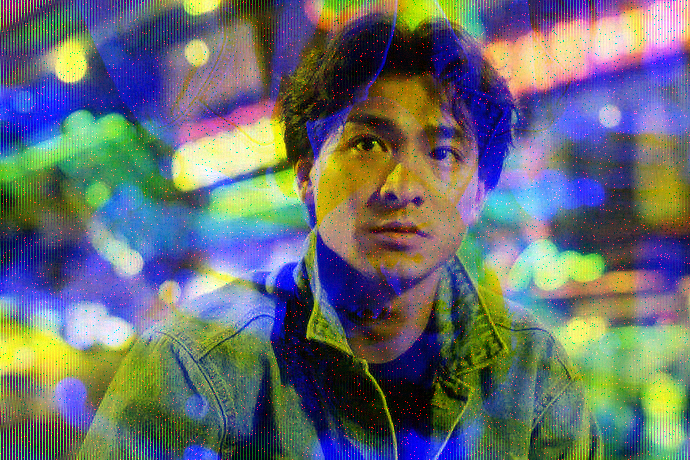
%> input picture lab4/刘德华-龙在江湖.tif, 690 x 460 px
$ octave lab4_a3.m   (GNU Octave 9; MATLAB toolbox functions it lacks are replaced by stand-ins)
%> lines starting %> are read from the running program, lines starting %| are printed output that depends on the picture
%判断R通道噪声种类，设计选择合适的空间滤波器进行R通道图像复原，并显示复原结果
%判断G通道噪声种类，设计选择合适的频域滤波器进行G通道图像复原，并显示复原结果

%R通道为椒盐噪声，用中值滤波器
imag=imread('刘德华-龙在江湖.tif');
%> imag is the input picture: size 460x690x3 uint8; mean R, G, B 103.2, 109.7, 112.5
R=imag(:,:,1);%取R通道
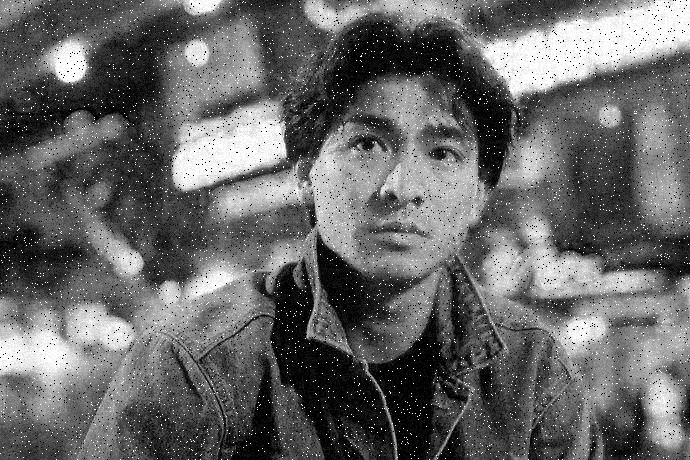
%> R: size 460x690 uint8; min 0, max 255, mean 103.2
figure;imshow(R);title('R通道原图');
R_2=medfilt2(R,[3,3]);%中值滤波
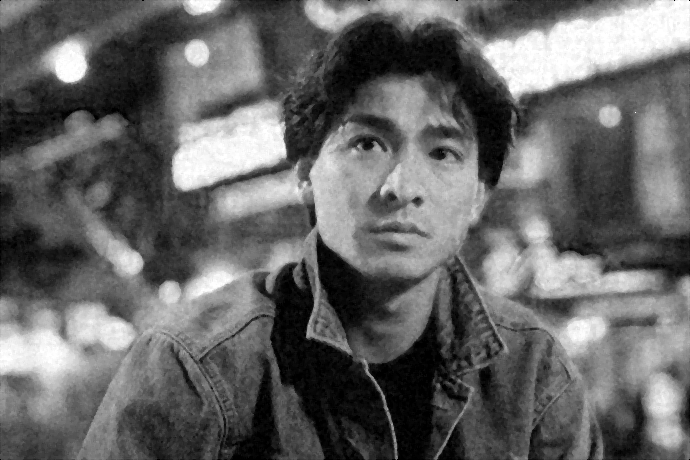
%> R_2: size 460x690 uint8; min 0, max 255, mean 102.1
figure;imshow(R_2);title('中值滤波后的图像');

%G通道为单频周期噪声，使用带阻滤波器
G=imag(:,:,2);
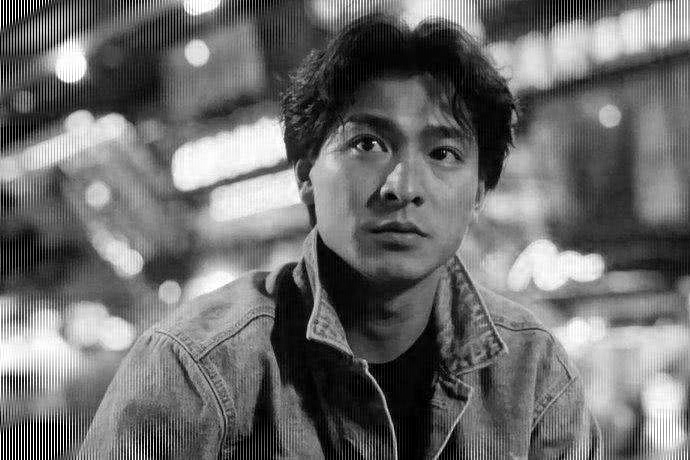
%> G: size 460x690 uint8; min 0, max 255, mean 109.7
figure;imshow(G),title('G通道原图');
F=fftshift(fft2(G));%转化到频域处理
figure,imshow(log(abs(F)+1),[]),title('频域图像');
%> after `imshow(log(abs(F)+1),[])`:
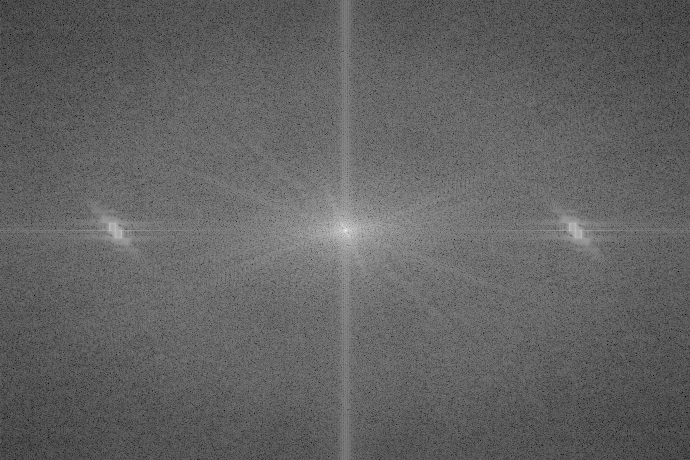
%> displayed picture: size 460x690, on the screen's scale of 0 to 255; min 0, max 255, mean 98.4
[m,n]=size(F);
%> m = 460; n = 690
u=0:m-1;v=0:n-1;
%> after `u=0:m-1`: u = 460 values from 0 to 459
%> after `v=0:n-1`: v = 690 values from 0 to 689
[V,U]=meshgrid(v,u);
D0=100;%截止半径
n=5;%阶数
v0=115;v1=575;%噪声的位置
D1=abs(V-v0);
D2=abs(V-v1);
H=1./(1+(D0^2./(D1.*D2)).^n);%构建带阻滤波器
G=F.*H;%输入图像
figure;imshow(log(abs(G)+1),[]),title('滤波后的频域图像');
%> after `imshow(log(abs(G)+1),[])`:
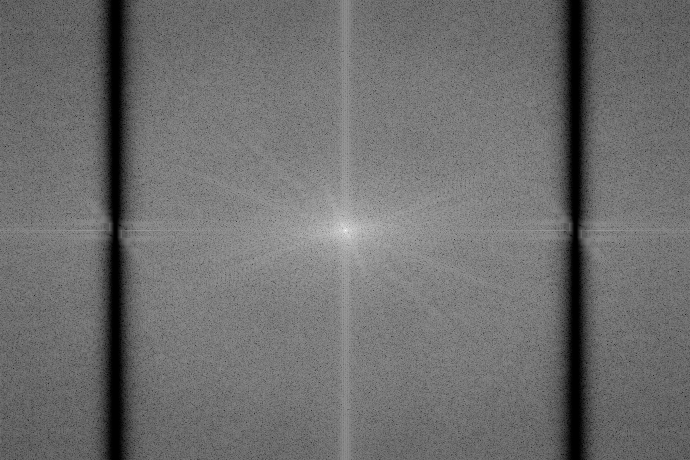
%> displayed picture: size 460x690, on the screen's scale of 0 to 255; min 0, max 255, mean 110.2
G_2=real(ifft2(ifftshift(G)));%逆变换
figure;imshow(G_2,[]),title('带阻滤波后的图像');

$ run again, with lab4/刘德华-赌侠.jpg saved as lab4/刘德华-龙在江湖.tif
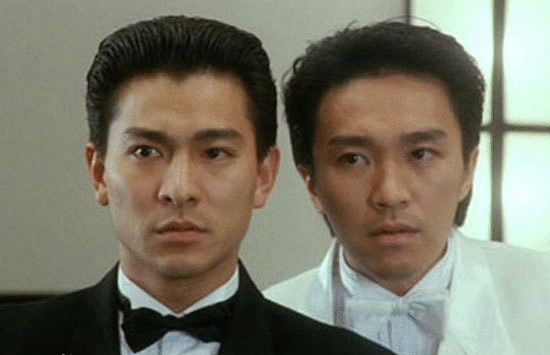
%> input picture lab4/刘德华-赌侠.jpg, 550 x 355 px
%> imag is the input picture: size 355x550x3 uint8; mean R, G, B 123.6, 120.6, 105.3
%> `G=imag(:,:,2);`:
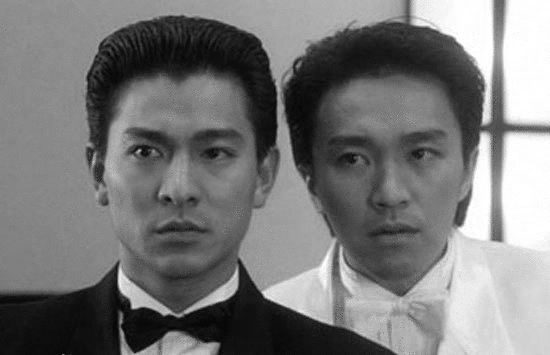
%> G: size 355x550 uint8; min 2, max 255, mean 120.6
%> `imshow(log(abs(G)+1),[])`:
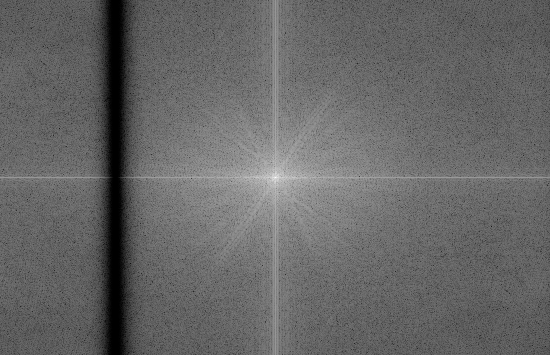
%> displayed picture: size 355x550, on the screen's scale of 0 to 255; min 0, max 255, mean 102.2

$ run again, with lab4/刘德华-长城.jpg saved as lab4/刘德华-龙在江湖.tif
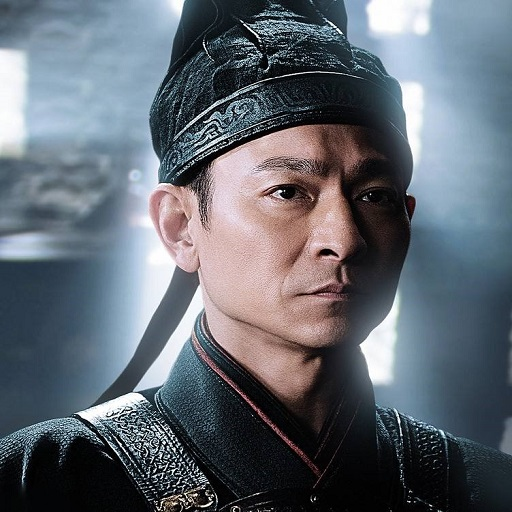
%> input picture lab4/刘德华-长城.jpg, 512 x 512 px
%> imag is the input picture: size 512x512x3 uint8; mean R, G, B 97.3, 104.3, 113.2
%> `imshow(log(abs(G)+1),[])`:
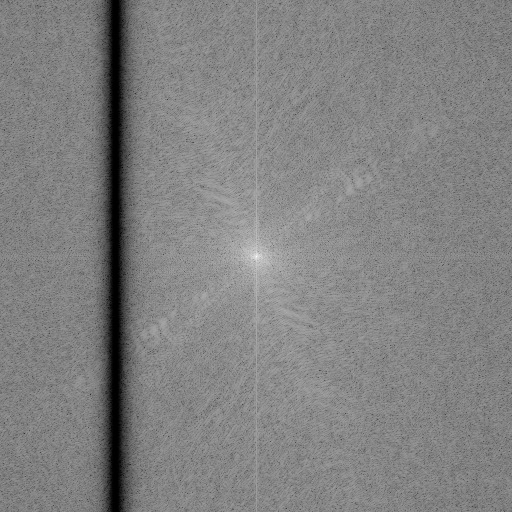
%> displayed picture: size 512x512, on the screen's scale of 0 to 255; min 0, max 255, mean 129
%> `G_2=real(ifft2(ifftshift(G)));`:
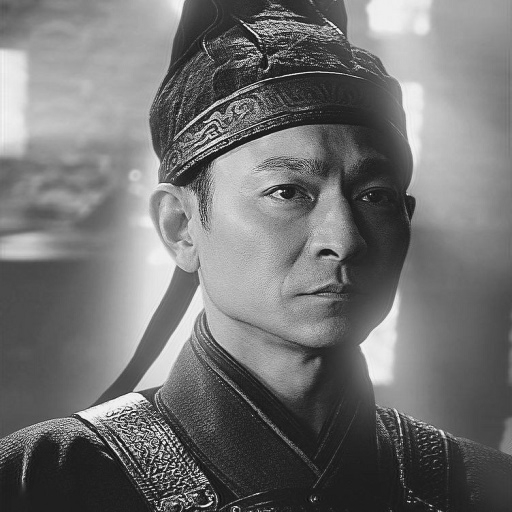
%> G_2: size 512x512 double; min -33.88, max 272.8, mean 104.3; drawn with min black and max white
